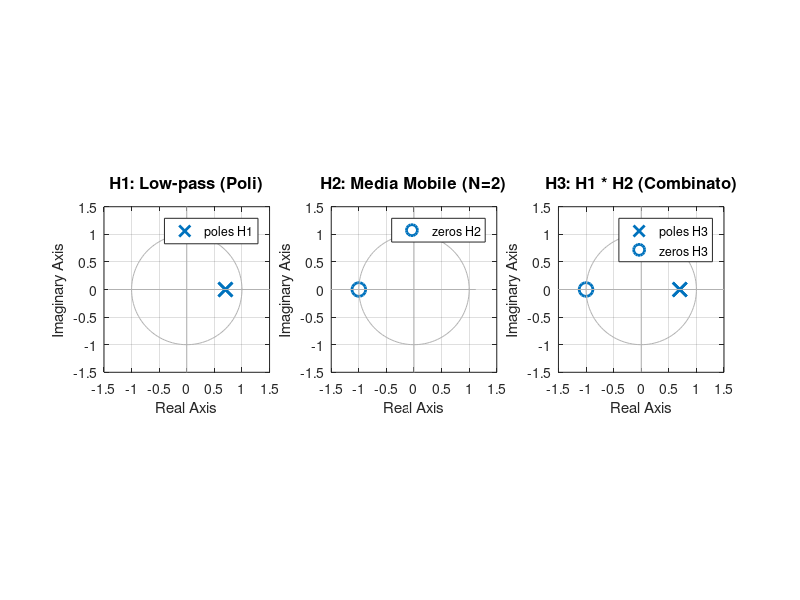
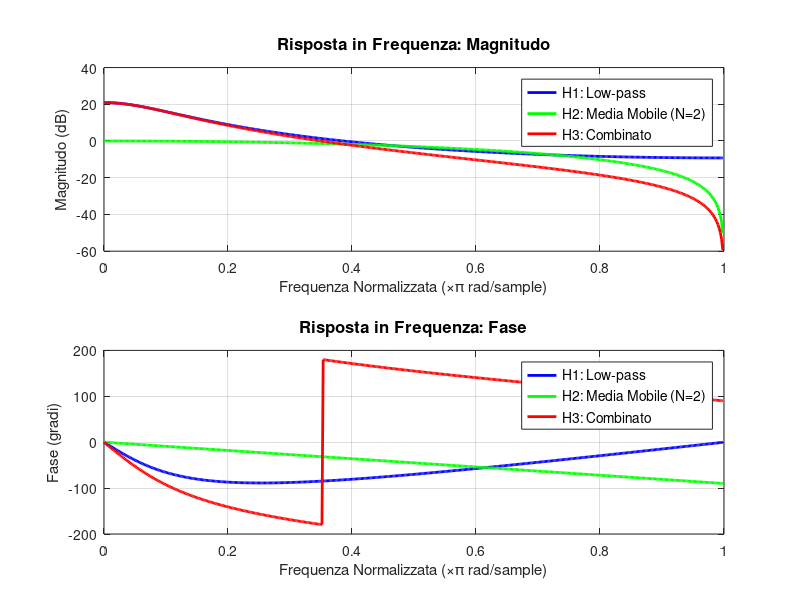
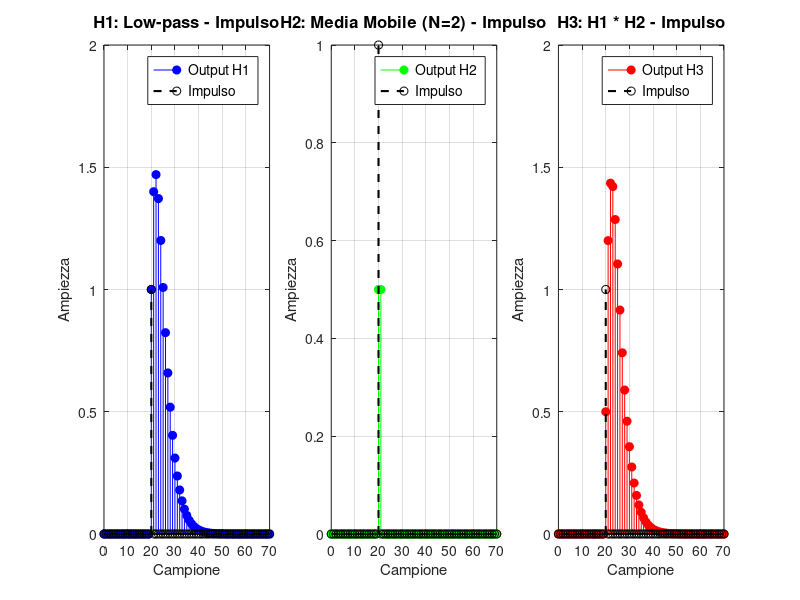

MATLAB code to generate these figures, in order:
%% Confronto Low-pass Filter vs Media Mobile vs Combinato
clear; close all; clc;

%% Parametri dei poli (cambia questi valori)
pole1 = 0.7;  % Primo polo
pole2 = 0.7;  % Secondo polo

%% Parametri filtro media mobile
N_avg = 2;  % Numero di campioni per la media

%% H1: Low-pass Filter
% H1(z) = G / (1 - a1*z^-1 - a2*z^-2)
a1_lp = pole1 + pole2;
a2_lp = -pole1 * pole2;
G_lp = 1;  % Guadagno

num_H1 = [G_lp];
den_H1 = [1, -a1_lp, -a2_lp];
H1 = tf(num_H1, den_H1, 1);

fprintf('===== H1: Low-pass Filter =====\n');
fprintf('Poli: %.4f, %.4f\n', pole1, pole2);
disp(H1);

%% H2: Filtro Media Mobile (Moving Average)
% H2(z) = (1 + z^-1 + z^-2 + ... + z^-N) / N
num_H2 = ones(1, N_avg) / N_avg;
den_H2 = 1;
H2 = tf(num_H2, den_H2, 1);

fprintf('\n===== H2: Media Mobile (N=%d) =====\n', N_avg);
disp(H2);

%% H3: Prodotto di H1 e H2 (in cascata)
H3 = H1 * H2;

fprintf('\n===== H3: Low-pass + Media Mobile (Combinato) =====\n');
disp(H3);

%% Plot Pole-Zero Map
figure('Position', [100 100 1600 600]);

subplot(1, 3, 1);
pzmap(H1);
title('H1: Low-pass (Poli)', 'FontSize', 12, 'FontWeight', 'bold');
grid on; axis equal;
xlim([-1.5 1.5]); ylim([-1.5 1.5]);

subplot(1, 3, 2);
pzmap(H2);
title(sprintf('H2: Media Mobile (N=%d)', N_avg), 'FontSize', 12, 'FontWeight', 'bold');
grid on; axis equal;
xlim([-1.5 1.5]); ylim([-1.5 1.5]);

subplot(1, 3, 3);
pzmap(H3);
title('H3: H1 * H2 (Combinato)', 'FontSize', 12, 'FontWeight', 'bold');
grid on; axis equal;
xlim([-1.5 1.5]); ylim([-1.5 1.5]);

%% Risposta in frequenza (Bode plot)
figure('Position', [100 750 1600 600]);

% Estraiamo i coefficienti da H3 (oggetto tf) per usarli con freqz
[num_H3, den_H3] = tfdata(H3, 'v'); 

% Frequenze normalizzate
[H1_resp, w] = freqz(num_H1, den_H1, 512);
[H2_resp, ~] = freqz(num_H2, den_H2, 512);
[H3_resp, ~] = freqz(num_H3, den_H3, 512); % Ora passiamo i coefficienti
% Converti in dB
mag_H1_dB = 20*log10(abs(H1_resp) + 1e-10);
mag_H2_dB = 20*log10(abs(H2_resp) + 1e-10);
mag_H3_dB = 20*log10(abs(H3_resp) + 1e-10);

subplot(2, 1, 1);
plot(w/pi, mag_H1_dB, 'b-', 'LineWidth', 2); hold on;
plot(w/pi, mag_H2_dB, 'g-', 'LineWidth', 2);
plot(w/pi, mag_H3_dB, 'r-', 'LineWidth', 2);
xlabel('Frequenza Normalizzata (×π rad/sample)', 'FontSize', 11);
ylabel('Magnitudo (dB)', 'FontSize', 11);
title('Risposta in Frequenza: Magnitudo', 'FontSize', 12, 'FontWeight', 'bold');
legend('H1: Low-pass', sprintf('H2: Media Mobile (N=%d)', N_avg), 'H3: Combinato', 'FontSize', 10);
grid on;

subplot(2, 1, 2);
phase_H1_deg = angle(H1_resp) * 180/pi;
phase_H2_deg = angle(H2_resp) * 180/pi;
phase_H3_deg = angle(H3_resp) * 180/pi;
plot(w/pi, phase_H1_deg, 'b-', 'LineWidth', 2); hold on;
plot(w/pi, phase_H2_deg, 'g-', 'LineWidth', 2);
plot(w/pi, phase_H3_deg, 'r-', 'LineWidth', 2);
xlabel('Frequenza Normalizzata (×π rad/sample)', 'FontSize', 11);
ylabel('Fase (gradi)', 'FontSize', 11);
title('Risposta in Frequenza: Fase', 'FontSize', 12, 'FontWeight', 'bold');
legend('H1: Low-pass', sprintf('H2: Media Mobile (N=%d)', N_avg), 'H3: Combinato', 'FontSize', 10);
grid on;

%% Risposta a impulso singolo
figure('Position', [100 1450 1600 600]);

% Impulso unitario
n = 0:70;
impulse_sig = [zeros(1, 20) 1 zeros(1, 50)];

% Filtra l'impulso
y_H1 = filter(num_H1, den_H1, impulse_sig);
y_H2 = filter(num_H2, den_H2, impulse_sig);

% H3: applica H1 poi H2 in cascata
y_H3 = filter(num_H1, den_H1, impulse_sig);
y_H3 = filter(num_H2, den_H2, y_H3);

subplot(1, 3, 1);
stem(n, y_H1, 'b', 'filled'); hold on;
stem(n, impulse_sig, 'k--', 'LineWidth', 1.5);
xlabel('Campione', 'FontSize', 11);
ylabel('Ampiezza', 'FontSize', 11);
title('H1: Low-pass - Impulso', 'FontSize', 12, 'FontWeight', 'bold');
legend('Output H1', 'Impulso', 'FontSize', 10);
grid on;

subplot(1, 3, 2);
stem(n, y_H2, 'g', 'filled'); hold on;
stem(n, impulse_sig, 'k--', 'LineWidth', 1.5);
xlabel('Campione', 'FontSize', 11);
ylabel('Ampiezza', 'FontSize', 11);
title(sprintf('H2: Media Mobile (N=%d) - Impulso', N_avg), 'FontSize', 12, 'FontWeight', 'bold');
legend('Output H2', 'Impulso', 'FontSize', 10);
grid on;

subplot(1, 3, 3);
stem(n, y_H3, 'r', 'filled'); hold on;
stem(n, impulse_sig, 'k--', 'LineWidth', 1.5);
xlabel('Campione', 'FontSize', 11);
ylabel('Ampiezza', 'FontSize', 11);
title('H3: H1 * H2 - Impulso', 'FontSize', 12, 'FontWeight', 'bold');
legend('Output H3', 'Impulso', 'FontSize', 10);
grid on;

fprintf('\n===== OSSERVAZIONI =====\n');
fprintf('H1: Impulso passa grande, coda lunga\n');
fprintf('H2: Impulso attenuato subito (diviso per N)\n');
fprintf('H3: Combinazione - attenuazione immediata + coda lunga\n');
